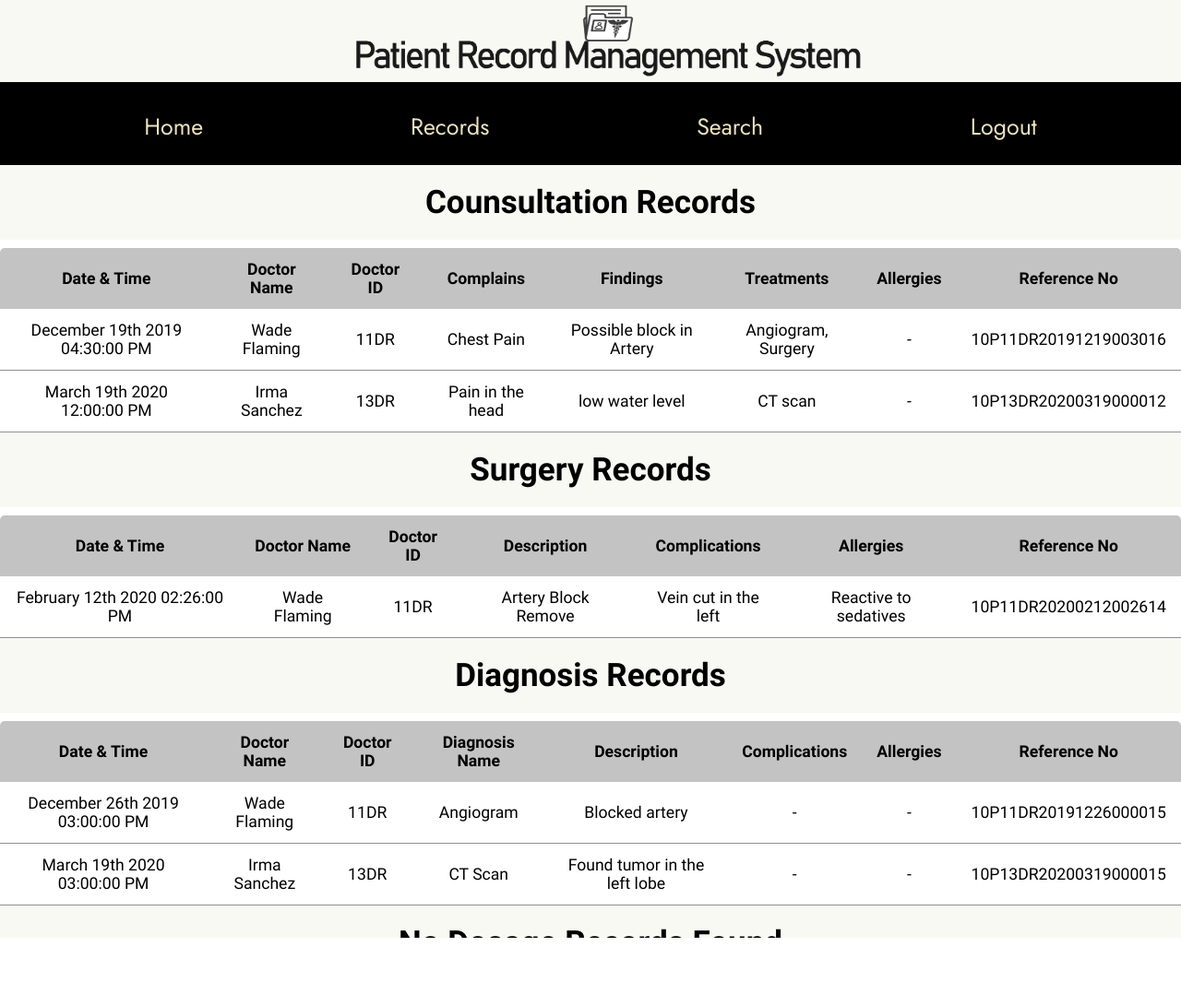
The app's page /precords.php (signed in) with its own data.
### tables this page shows
CREATE TABLE IF NOT EXISTS `consultation` (
  `Patient_SSN` varchar(20) NOT NULL,
  `Doctor_SSN` varchar(20) NOT NULL,
  `Date_Time` datetime NOT NULL,
  `Complains` longtext NOT NULL,
  `Findings` longtext NOT NULL,
  `Treatments` longtext,
  `Medicines` longtext,
  `Allergies` longtext
);

CREATE TABLE IF NOT EXISTS `operation` (
  `Patient_SSN` varchar(20) NOT NULL,
  `Doctor_SSN` varchar(20) NOT NULL,
  `Date_Time` datetime NOT NULL,
  `Description` longtext NOT NULL,
  `Complications` longtext,
  `Allergies` longtext
);

CREATE TABLE IF NOT EXISTS `diagnosis` (
  `Patient_SSN` varchar(20) NOT NULL,
  `Doctor_SSN` varchar(20) NOT NULL,
  `Date_Time` datetime NOT NULL,
  `Diagnosis_Name` varchar(25) NOT NULL,
  `Description` longtext NOT NULL,
  `Complications` longtext,
  `Allergies` longtext
);

### precords.php (the view, shortened to what this page needs)
<!DOCTYPE html>
<html lang="en" dir="ltr">
  <head>
    <link rel="stylesheet" type="text/css" href="css/precords_style.css">
  </head>
  <body>
    <div class="top_img"><img src="Resource/land2.png"></div>
    <div class="navigation-bar" style="text-align: center">
      <a href="pdashboard.php" >Home</a>
      <a href="precords.php">Records </a>
      <a href="psearch.php">Search</a>
      <a class='logout' href="logout.php">Logout</a>
    </div>
    <?php
      require "connection.php";
      $uid=$_SESSION["userID"];
      $sql="SELECT CONCAT(p.SSN,d.SSN,DATE_FORMAT(c.Date_Time,'%Y%m%d%s%i%k')) AS Reference, DATE_FORMAT(c.Date_Time,'%M %D %Y %r') AS Date_Time, CONCAT(d.F_Name,' ',d.L_Name) AS doctor_fullname,Doctor_SSN, Complains, Findings, Treatments, Allergies FROM consultation c,patient p, doctor d WHERE Patient_SSN=? AND p.SSN=Patient_SSN AND Doctor_SSN=d.SSN";
      $stmt= mysqli_stmt_init($conn);
      if (!mysqli_stmt_prepare($stmt,$sql)) {
        header("Location:precords.php?error=sqlerror");
      }
      else {
        mysqli_stmt_bind_param($stmt, "s", $uid);
        mysqli_stmt_execute($stmt);
        $result= mysqli_stmt_get_result($stmt);
        if (mysqli_num_rows($result)>0)
        {
          echo "<div class='welcome'><h2 class='mssg'> Counsultation Records </h2></div>
          <div class='table_box'>
            <table class='content-table'>
              <thead>
              <tr>
              <th>Date & Time</th>
              <th>Doctor Name</th>
              <th>Doctor ID</th>
              <th>Complains</th>
              <th>Findings</th>
              <th>Treatments</th>
              <th>Allergies</th>
              <th>Reference No</th>
              </tr>
              </thead>
          ";
        while ($row = mysqli_fetch_assoc($result)) {
          $ref=$row["Reference"];
          $dt=$row["Date_Time"];
          $dfullname=$row["doctor_fullname"];
          $comp=$row["Complains"];
          $find=$row["Findings"];
          $treat=$row["Treatments"];
          $alg=$row["Allergies"];
          $dssn=$row["Doctor_SSN"];
          echo "
          <tbody>
          <tr>
            <td>$dt</td>
            <td>$dfullname</td>
            <td>$dssn</td>
            <td>$comp</td>
            <td>$find</td>
            <td>$treat</td>
            <td>$alg</td>
            <td>$ref</td>
          </tr>
          ";
        }
        echo "</tbody></table>
        </div>";
        }
        elseif (mysqli_num_rows($result)==0) {
          echo "<div class='welcome'><h2 class='mssg'> No Consultation Records Found </h2></div>";
        }
      }
      $sql="SELECT CONCAT(p.SSN,d.SSN,DATE_FORMAT(c.Date_Time,'%Y%m%d%s%i%k')) AS Reference, DATE_FORMAT(c.Date_Time,'%M %D %Y %r') AS Date_Time, CONCAT(d.F_Name,' ',d.L_Name) AS doctor_fullname,Doctor_SSN, Description, Complications, Allergies FROM operation c,patient p, doctor d WHERE Patient_SSN=? AND p.SSN=Patient_SSN AND Doctor_SSN=d.SSN";
      $stmt= mysqli_stmt_init($conn);
      if (!mysqli_stmt_prepare($stmt,$sql)) {
        header("Location:precords.php?error=sqlerror");
      }
      else {
        mysqli_stmt_bind_param($stmt, "s", $uid);
        mysqli_stmt_execute($stmt);
        $result= mysqli_stmt_get_result($stmt);
        if (mysqli_num_rows($result)>0)
        {
          echo "<div class='welcome'><h2 class='mssg'> Surgery Records </h2></div>
          <div class='table_box'>
            <table class='content-table'>
              <thead>
              <tr>
              <th>Date & Time</th>
              <th>Doctor Name</th>
              <th>Doctor ID</th>
              <th>Description</th>
              <th>Complications</th>
              <th>Allergies</th>
              <th>Reference No</th>
              </tr>
              </thead>
          ";
        while ($row = mysqli_fetch_assoc($result)) {
          $ref=$row["Reference"];
          $dt=$row["Date_Time"];
          $dfullname=$row["doctor_fullname"];
          $desc=$row["Description"];
          $compl=$row["Complications"];
          $alg=$row["Allergies"];
          $dssn=$row["Doctor_SSN"];
          echo "
          <tbody>
          <tr>
            <td>$dt</td>
            <td>$dfullname</td>
            <td>$dssn</td>
            <td>$desc</td>
            <td>$compl</td>
            <td>$alg</td>
            <td>$ref</td>
          </tr>
          ";
        }
        echo "</tbody></table></div>";
        }
        elseif (mysqli_num_rows($result)==0) {
          echo "<div class='welcome'><h2 class='mssg'> No Surgery Records Found </h2></div>";
        }
      }
      $sql="SELECT CONCAT(p.SSN,d.SSN,DATE_FORMAT(c.Date_Time,'%Y%m%d%s%i%k')) AS Reference, DATE_FORMAT(c.Date_Time,'%M %D %Y %r') AS Date_Time, CONCAT(d.F_Name,' ',d.L_Name) AS doctor_fullname,Doctor_SSN, c.Diagnosis_Name, Description, Complications, Allergies FROM diagnosis c,patient p, doctor d WHERE Patient_SSN=? AND p.SSN=Patient_SSN AND Doctor_SSN=d.SSN";
      $stmt= mysqli_stmt_init($conn);
      if (!mysqli_stmt_prepare($stmt,$sql)) {
        header("Location:precords.php?error=sqlerror");
      }
      else {
        mysqli_stmt_bind_param($stmt, "s", $uid);
        mysqli_stmt_execute($stmt);
        $result= mysqli_stmt_get_result($stmt);
        if (mysqli_num_rows($result)>0)
        {
          echo "<div class='welcome'><h2 class='mssg'> Diagnosis Records </h2></div>
          <div class='table_box'>
            <table class='content-table'>
              <thead>
              <tr>
              <th>Date & Time</th>
              <th>Doctor Name</th>
              <th>Doctor ID</th>
              <th>Diagnosis Name</th>
              <th>Description</th>
              <th>Complications</th>
              <th>Allergies</th>
              <th>Reference No</th>
              </tr>
              </thead>
          ";
        while ($row = mysqli_fetch_assoc($result)) {
          $ref=$row["Reference"];
          $dt=$row["Date_Time"];
          $dfullname=$row["doctor_fullname"];
          $dn=$row["Diagnosis_Name"];
          $desc=$row["Description"];
          $compl=$row["Complications"];
          $alg=$row["Allergies"];
          $dssn=$row["Doctor_SSN"];
          echo "
          <tbody>
          <tr>
            <td>$dt</td>
            <td>$dfullname</td>
            <td>$dssn</td>
            <td>$dn</td>
            <td>$desc</td>
            <td>$compl</td>
            <td>$alg</td>
            <td>$ref</td>
          </tr>
          ";
        }
        echo "</tbody></table></div>";
        }
        elseif (mysqli_num_rows($result)==0) {
          echo "<div class='welcome'><h2 class='mssg'> No Diagnosis Records Found </h2></div>";
        }
      }
      $sql="SELECT CONCAT(p.SSN,d.SSN,DATE_FORMAT(c.Date_Time,'%Y%m%d%s%i%k')) AS Reference, DATE_FORMAT(c.Date_Time,'%M %D %Y %r') AS Date_Time, CONCAT(d.F_Name,' ',d.L_Name) AS staff_fullname,Staff_SSN,d.Designation, c.Description, c.Complication,c.Medicine, c.Allergies FROM medical_adminstration c,patient p, medical_staff d WHERE Patient_SSN=? AND p.SSN=Patient_SSN AND Staff_SSN=d.SSN";
      $stmt= mysqli_stmt_init($conn);
      if (!mysqli_stmt_prepare($stmt,$sql)) {
        header("Location:precords.php?error=sqlerror");
      }
      else {
        mysqli_stmt_bind_param($stmt, "s", $uid);
        mysqli_stmt_execute($stmt);
        $result= mysqli_stmt_get_result($stmt);
        if (mysqli_num_rows($result)>0)
        {
          echo "<div class='welcome'><h2 class='mssg'> Medical Staff Dosage Record </h2></div>
          <div class='table_box'>
            <table class='content-table'>
              <thead>
              <tr>
              <th>Date & Time</th>
              <th>Staff Name</th>
              <th>Staff SSN</th>
              <th>Designation</th>
              <th>Description</th>
              <th>Complications</th>
              <th>Medicine</th>
              <th>Allergies</th>
              <th>Reference No</th>
              </tr>
              </thead>
          ";
        while ($row = mysqli_fetch_assoc($result)) {
          $ref=$row["Reference"];
          $dt=$row["Date_Time"];
          $dfullname=$row["staff_fullname"];
          $dn=$row["Designation"];
          $desc=$row["Description"];
          $compl=$row["Complication"];
          $med=$row["Medicine"];
          $alg=$row["Allergies"];
          $dssn=$row["Staff_SSN"];
          echo "
          <tbody>
          <tr>
            <td>$dt</td>
            <td>$dfullname</td>
            <td>$dssn</td>
            <td>$dn</td>
            <td>$desc</td>
            <td>$compl</td>
            <td>$med</td>
            <td>$alg</td>
            <td>$ref</td>
          </tr>
          ";
        }
        echo "</tbody></table>
        </div>";
        }
        elseif (mysqli_num_rows($result)==0) {
          echo "<div class='welcome'><h2 class='mssg'> No Dosage Records Found </h2></div>";
        }
      }
      ?>
  </body>
</html>

### css/precords_style.css (style rules this page uses)
* { margin: 0; padding: 0; }
body { text-align: center; }
.top_img { width: 100%; background-color: #f9f9f3; }
.top_img img { width: 550px; height: 80px; margin: 5px 30% auto; }
.navigation-bar { background-color: black; overflow: hidden; font-family: "Jost", sans-serif; height: 90px; text-align: center; }
.navigation-bar a { display: inline-block; float: none; font-size: 25px; text-decoration: none; color: #ece2c1; padding: 30px 30px; margin: 0 80px; }
.welcome { width: 100%; height: 90px; }
.mssg { font-family: "Barlow Condensed", sans-serif; font-size: 35px; background: #f9f9f3; text-align: center; padding: 20px; }
.table_box { margin-left: auto; margin-right: auto; font-family: "Muli", sans-serif; }
.content-table { border-collapse: collapse; margin-left: auto; margin-right: auto; min-width: 85%; font-size: 1.1em; border-radius: 5px 5px 0 0; overflow: hidden; box-shadow: 0 0 20px rgba(0 0 0 0.15); }
.content-table thead tr { background-color: #c3c3c3; border: none; color: black; text-align: auto; font-weight: bold; }
.content-table th, .content-table td { padding: 13px 16px; }
.content-table tbody tr { border-bottom: 1.5px solid #909090; }

### records on screen
consultation: dt "December 19th 2019 04:30:00 PM", dfullname "Wade Flaming", Doctor_SSN "11DR", Complains "Chest Pain", Findings "Possible block in Artery", Treatments "Angiogram, Surgery", Allergies "-", ref "10P11DR20191219003016"
consultation: dt "March 19th 2020 12:00:00 PM", dfullname "Irma Sanchez", Doctor_SSN "13DR", Complains "Pain in the head", Findings "low water level", Treatments "CT scan", Allergies "-", ref "10P13DR20200319000012"
operation: dt "February 12th 2020 02:26:00 PM", dfullname "Wade Flaming", Doctor_SSN "11DR", Description "Artery Block Remove", Complications "Vein cut in the left", Allergies "Reactive to sedatives", ref "10P11DR20200212002614"
diagnosis: dt "December 26th 2019 03:00:00 PM", dfullname "Wade Flaming", Doctor_SSN "11DR", Diagnosis_Name "Angiogram", Description "Blocked artery", Complications "-", Allergies "-", ref "10P11DR20191226000015"
diagnosis: dt "March 19th 2020 03:00:00 PM", dfullname "Irma Sanchez", Doctor_SSN "13DR", Diagnosis_Name "CT Scan", Description "Found tumor in the left lobe", Complications "-", Allergies "-", ref "10P13DR20200319000015"
